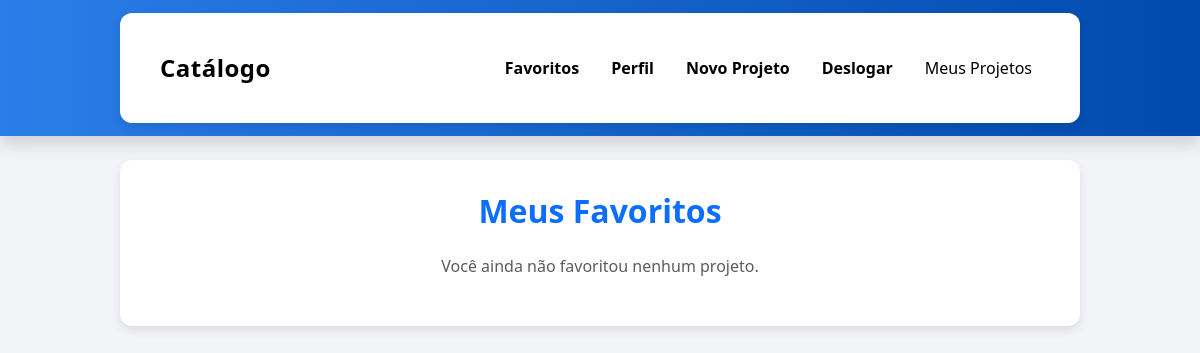
The page /favoritos (signed in) on the database as committed earlier.
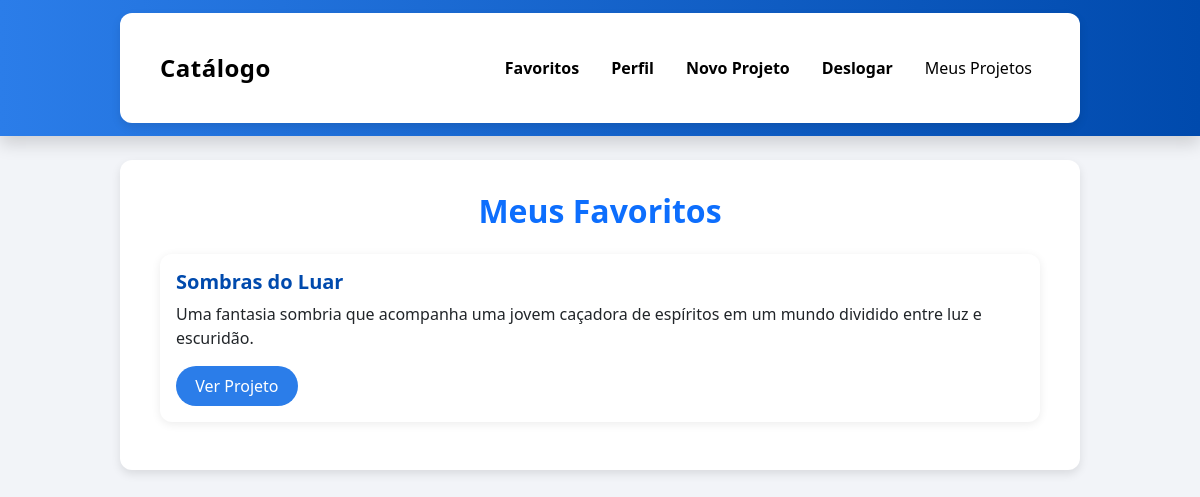
The same page on the database as committed later.
### models.py (models this page shows)
class Project(db.Model):
    __tablename__ = 'project'
    id = db.Column(db.Integer, primary_key=True)
    title = db.Column(db.String(255), nullable=False)
    description = db.Column(db.Text, nullable=False)
    created_at = db.Column(db.DateTime, default=datetime.utcnow)
    file_path = db.Column(db.String(255))
    authors_text = db.Column(db.String(255))  # texto livre com nome dos autores
    authors = db.relationship('User', secondary=author_project, back_populates='projects')
    favorites = db.relationship('Favorite', back_populates='project', cascade='all, delete-orphan')

### app.py (the view)
    @app.route('/favoritos')
    @login_required
    def favoritos():
        favs = Favorite.query.filter_by(user_id=current_user.id).all()
        projetos = [fav.project for fav in favs]
        return render_template('favoritos.html', projetos=projetos)

### templates/favoritos.html
{% extends "base.html" %}
{% block content %}
<h2 class="mb-4 text-center text-primary">Meus Favoritos</h2>
{% if projetos %}
  {% for p in projetos %}
  <div class="card mb-3">
    <div class="card-body">
      <h5 class="card-title">{{ p.title }}</h5>
      <p class="card-text">{{ p.description[:250] }}{% if p.description|length > 250 %}...{% endif %}</p>
      <a href="{{ url_for('project_detail', project_id=p.id) }}" class="btn btn-primary">Ver Projeto</a>
    </div>
  </div>
  {% endfor %}
{% else %}
  <p class="text-muted text-center">Você ainda não favoritou nenhum projeto.</p>
{% endif %}
{% endblock %}

Rows that differ between the two databases and show on the page:
added Project: title "Sombras do Luar", description "Uma fantasia sombria que acompanha uma jovem caçadora de espíritos em um mundo dividido entre luz e escuridão."
Other text that changed with them:
text no longer shown: "Você ainda não favoritou nenhum projeto."
